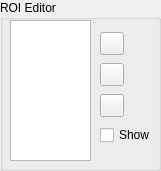
     <widget class="QGroupBox" name="ROIEditorGroup">
      <property name="geometry">
       <rect>
        <x>290</x>
        <y>10</y>
        <width>161</width>
        <height>171</height>
       </rect>
      </property>
      <property name="title">
       <string>ROI Editor</string>
      </property>
      <widget class="QListWidget" name="ROI_list_widget">
       <property name="geometry">
        <rect>
         <x>10</x>
         <y>20</y>
         <width>81</width>
         <height>141</height>
        </rect>
       </property>
      </widget>
      <widget class="QWidget" name="verticalLayoutWidget">
       <property name="geometry">
        <rect>
         <x>100</x>
         <y>30</y>
         <width>61</width>
         <height>121</height>
        </rect>
       </property>
       <layout class="QVBoxLayout" name="ROIEditorTools">
        <item>
         <widget class="QToolButton" name="add_ROI_button">
          <property name="text">
           <string/>
          </property>
          <property name="icon">
           <iconset resource="icons.qrc">
            <normaloff>:/Add</normaloff>:/Add</iconset>
          </property>
         </widget>
        </item>
        <item>
         <widget class="QToolButton" name="remove_ROI_button">
          <property name="text">
           <string/>
          </property>
          <property name="icon">
           <iconset resource="icons.qrc">
            <normaloff>:/Remove</normaloff>:/Remove</iconset>
          </property>
         </widget>
        </item>
        <item>
         <widget class="QToolButton" name="ROI_color_button">
          <property name="text">
           <string/>
          </property>
          <property name="icon">
           <iconset resource="icons.qrc">
            <normaloff>:/Color Picker</normaloff>:/Color Picker</iconset>
          </property>
         </widget>
        </item>
        <item>
         <widget class="QCheckBox" name="ROI_show_check">
          <property name="text">
           <string>Show</string>
          </property>
         </widget>
        </item>
       </layout>
      </widget>
     </widget>
